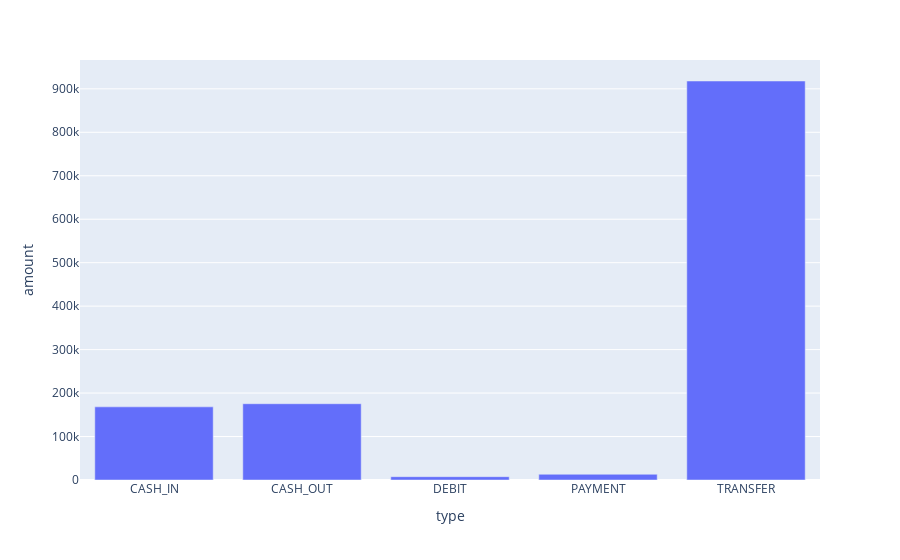

Notebook code for this chart:
### Code cell
fig= px.bar(amt_type, x='type', y='amount')
fig.show()

### Figure 1 — Plotly figure (JSON) as saved in the notebook; plotly's stock layout.template omitted (floating-point values rounded to 4 significant figures)
{"data": [{"alignmentgroup": "True", "hovertemplate": "type=%{x}<br>amount=%{y}<extra></extra>", "legendgroup": "", "marker": {"color": "#636efa", "pattern": {"shape": ""}}, "name": "", "offsetgroup": "", "orientation": "v", "showlegend": false, "textposition": "auto", "type": "bar", "x": ["CASH_IN", "CASH_OUT", "DEBIT", "PAYMENT", "TRANSFER"], "xaxis": "x", "y": [168200.0, 175500.0, 7638.0, 13160.0, 918000.0], "yaxis": "y"}], "layout": {"barmode": "relative", "legend": {"tracegroupgap": 0}, "margin": {"t": 60}, "xaxis": {"anchor": "y", "domain": [0, 1], "title": {"text": "type"}}, "yaxis": {"anchor": "x", "domain": [0, 1], "title": {"text": "amount"}}}}
